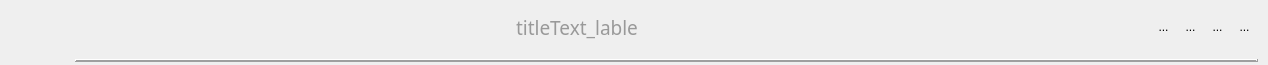
<?xml version="1.0" encoding="UTF-8"?>
<ui version="4.0">
 <class>titlebar</class>
 <widget class="QWidget" name="titlebar">
  <property name="geometry">
   <rect>
    <x>0</x>
    <y>0</y>
    <width>1268</width>
    <height>65</height>
   </rect>
  </property>
  <property name="sizePolicy">
   <sizepolicy hsizetype="Preferred" vsizetype="Preferred">
    <horstretch>0</horstretch>
    <verstretch>0</verstretch>
   </sizepolicy>
  </property>
  <property name="minimumSize">
   <size>
    <width>1268</width>
    <height>40</height>
   </size>
  </property>
  <property name="maximumSize">
   <size>
    <width>1920</width>
    <height>108</height>
   </size>
  </property>
  <property name="windowTitle">
   <string>Form</string>
  </property>
  <property name="styleSheet">
   <string notr="true"/>
  </property>
  <layout class="QHBoxLayout" name="horizontalLayout_3">
   <property name="leftMargin">
    <number>1</number>
   </property>
   <property name="topMargin">
    <number>1</number>
   </property>
   <property name="rightMargin">
    <number>10</number>
   </property>
   <property name="bottomMargin">
    <number>1</number>
   </property>
   <item>
    <widget class="QLabel" name="icon_label">
     <property name="sizePolicy">
      <sizepolicy hsizetype="Expanding" vsizetype="Preferred">
       <horstretch>0</horstretch>
       <verstretch>0</verstretch>
      </sizepolicy>
     </property>
     <property name="minimumSize">
      <size>
       <width>68</width>
       <height>68</height>
      </size>
     </property>
     <property name="maximumSize">
      <size>
       <width>68</width>
       <height>68</height>
      </size>
     </property>
     <property name="text">
      <string/>
     </property>
     <property name="textFormat">
      <enum>Qt::AutoText</enum>
     </property>
     <property name="pixmap">
      <pixmap resource="framelesswindow.qrc">:/frameless_images/logo.png</pixmap>
     </property>
    </widget>
   </item>
   <item>
    <layout class="QVBoxLayout" name="verticalLayout">
     <item>
      <layout class="QHBoxLayout" name="horizontalLayout">
       <property name="spacing">
        <number>0</number>
       </property>
       <item>
        <widget class="QLabel" name="titleText_lable">
         <property name="minimumSize">
          <size>
           <width>0</width>
           <height>50</height>
          </size>
         </property>
         <property name="font">
          <font>
           <family>Microsoft YaHei</family>
           <pointsize>14</pointsize>
          </font>
         </property>
         <property name="styleSheet">
          <string notr="true">  padding-left:5px;
  color:rgb(153,153,153);</string>
         </property>
         <property name="text">
          <string>titleText_lable</string>
         </property>
         <property name="alignment">
          <set>Qt::AlignCenter</set>
         </property>
        </widget>
       </item>
       <item>
        <widget class="QPushButton" name="noteButton">
         <property name="sizePolicy">
          <sizepolicy hsizetype="Fixed" vsizetype="Fixed">
           <horstretch>0</horstretch>
           <verstretch>0</verstretch>
          </sizepolicy>
         </property>
         <property name="maximumSize">
          <size>
           <width>35</width>
           <height>16777215</height>
          </size>
         </property>
         <property name="styleSheet">
          <string notr="true">#noteButton{
  background-color:none;
  border:none;
  width:80px;
  height:20px;
  padding:4px;
}
#noteButton:hover{
  background-color:palette(alternate-base);
}
#noteButton:pressed{
  background-color:palette(highlight);
}</string>
         </property>
         <property name="text">
          <string/>
         </property>
         <property name="icon">
          <iconset resource="framelesswindow.qrc">
           <normaloff>:/frameless_images/note_button.png</normaloff>:/frameless_images/note_button.png</iconset>
         </property>
         <property name="iconSize">
          <size>
           <width>30</width>
           <height>30</height>
          </size>
         </property>
        </widget>
       </item>
       <item>
        <widget class="QToolButton" name="skinButton">
         <property name="enabled">
          <bool>true</bool>
         </property>
         <property name="styleSheet">
          <string notr="true">#skinButton{
  background-color:none;
  border:none;
  width:30px;
  height:30px;
  padding:4px;
  image:url(:/frameless_images/skin_button.png);
}
#skinButton:hover{
  background-color:palette(alternate-base);
}
#skinButton:pressed{
  background-color:palette(highlight);
}</string>
         </property>
         <property name="text">
          <string/>
         </property>
         <property name="popupMode">
          <enum>QToolButton::InstantPopup</enum>
         </property>
         <property name="toolButtonStyle">
          <enum>Qt::ToolButtonIconOnly</enum>
         </property>
         <property name="autoRaise">
          <bool>false</bool>
         </property>
        </widget>
       </item>
       <item>
        <widget class="QToolButton" name="minimizeButton">
         <property name="styleSheet">
          <string notr="true">#minimizeButton{
  background-color:none;
  border:none;
  width:16px;
  height:16px;
  padding:4px;
  image:url(:/frameless_images/icon_window_minimize.png);
}
#minimizeButton:hover{
  background-color:palette(alternate-base);
}
#minimizeButton:pressed{
  background-color:palette(highlight);
}</string>
         </property>
         <property name="text">
          <string>...</string>
         </property>
         <property name="icon">
          <iconset>
           <normaloff>:/images/icon_window_minimize.png</normaloff>:/images/icon_window_minimize.png</iconset>
         </property>
         <property name="popupMode">
          <enum>QToolButton::DelayedPopup</enum>
         </property>
         <property name="arrowType">
          <enum>Qt::NoArrow</enum>
         </property>
        </widget>
       </item>
       <item>
        <widget class="QToolButton" name="restoreButton">
         <property name="styleSheet">
          <string notr="true">#restoreButton{
  background-color:none;
  border:none;
  width:16px;
  height:16px;
  padding:4px;
  image:url(:/frameless_images/icon_window_restore.png);
}
#restoreButton:hover{
  background-color:palette(alternate-base);
}
#restoreButton:pressed{
  background-color:palette(highlight);
}</string>
         </property>
         <property name="text">
          <string>...</string>
         </property>
         <property name="icon">
          <iconset>
           <normaloff>:/images/icon_window_restore.png</normaloff>:/images/icon_window_restore.png</iconset>
         </property>
        </widget>
       </item>
       <item>
        <widget class="QToolButton" name="maximizeButton">
         <property name="styleSheet">
          <string notr="true">#maximizeButton{
  background-color:none;
  border:none;
  width:16px;
  height:16px;
  padding:4px;
  image:url(:/frameless_images/icon_window_maximize.png);
}
#maximizeButton:hover{
  background-color:palette(alternate-base);
}
##maximizeButton:pressed{
  background-color:palette(highlight);
}</string>
         </property>
         <property name="text">
          <string>...</string>
         </property>
         <property name="icon">
          <iconset>
           <normaloff>:/images/icon_window_maximize.png</normaloff>:/images/icon_window_maximize.png</iconset>
         </property>
        </widget>
       </item>
       <item>
        <widget class="QToolButton" name="closeButton">
         <property name="styleSheet">
          <string notr="true">#closeButton{
  background-color:none;
  border:none;
  width:16px;
  height:16px;
  padding:4px;
  image:url(:/frameless_images/icon_window_close.png);
  border-top-right-radius: 5px;
}
#closeButton:hover{
  background-color:palette(alternate-base);
}
##closeButton:pressed{
  background-color:palette(highlight);
}</string>
         </property>
         <property name="text">
          <string>...</string>
         </property>
         <property name="icon">
          <iconset>
           <normaloff>:/images/icon_window_close.png</normaloff>:/images/icon_window_close.png</iconset>
         </property>
        </widget>
       </item>
      </layout>
     </item>
     <item>
      <widget class="Line" name="line">
       <property name="frameShadow">
        <enum>QFrame::Raised</enum>
       </property>
       <property name="lineWidth">
        <number>2</number>
       </property>
       <property name="orientation">
        <enum>Qt::Horizontal</enum>
       </property>
      </widget>
     </item>
    </layout>
   </item>
  </layout>
  <action name="darkstyle_action">
   <property name="checkable">
    <bool>false</bool>
   </property>
   <property name="text">
    <string>darkstyle</string>
   </property>
  </action>
  <action name="lightstyle_action">
   <property name="text">
    <string>lightstyle</string>
   </property>
  </action>
  <action name="ubuntustyle_action">
   <property name="text">
    <string>ubuntustyle</string>
   </property>
  </action>
  <action name="macosstyle_action">
   <property name="text">
    <string>macosstyle</string>
   </property>
  </action>
  <action name="defaultstyle_action">
   <property name="text">
    <string>defaultstyle</string>
   </property>
  </action>
 </widget>
 <resources>
  <include location="framelesswindow.qrc"/>
 </resources>
 <connections/>
</ui>
